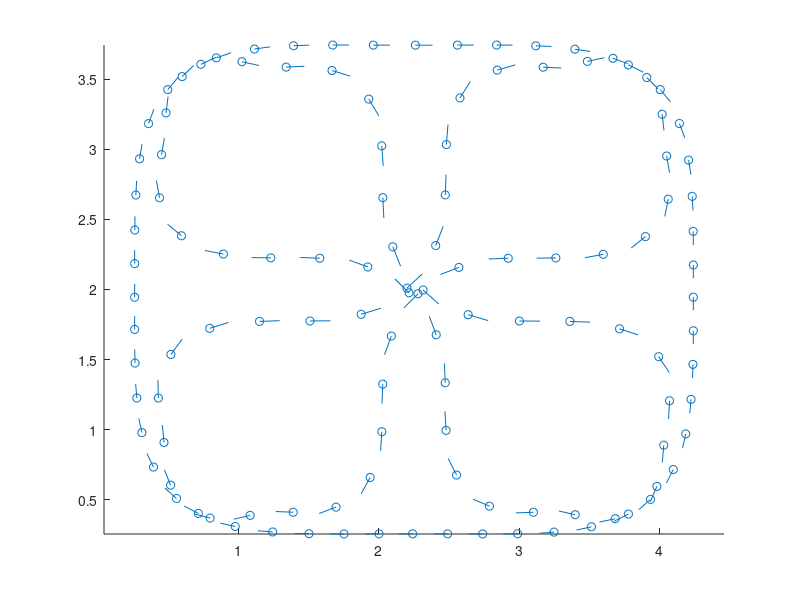

This chart was generated by the following MATLAB code:
function export_trajectory
     
    reference_path = dlmread('reference_path.csv');
    path_x = reference_path(:,1);
    path_y = reference_path(:,2);
    
    opt_result = load('optimization_checkpoint.mat');
    
    dx = circshift(path_x, -1, 1) - circshift(path_x, 1, 1);
    dy = circshift(path_y, -1, 1) - circshift(path_y, 1, 1);
    path_yaw = atan2(dy, dx);
    
    slice_time = 1:25:opt_result.p.Hp;
    dt_new = 25 * opt_result.p.dt;
    
    s = full(opt_result.Y_0(opt_result.p.idx_s));
    v = full(opt_result.Y_0(opt_result.p.idx_v));
    
    s = s(slice_time);
    v = v(slice_time);
    s_idx = round(s / opt_result.p.ds + 1);
    x = path_x(s_idx);
    y = path_y(s_idx);
    yaw = path_yaw(s_idx);
    vx = v .* cos(yaw);
    vy = v .* sin(yaw);
    t = ((1:length(slice_time))-1) * dt_new;
    T_loop = opt_result.p.Hp * opt_result.p.dt;
    T_gap = opt_result.p.delta_H_veh * opt_result.p.dt;
    
    clf
    hold on
    axis equal
    
    scatter(x,y)
    
    arrow_X = [x (x+0.1*vx) nan*x]';
    arrow_Y = [y (y+0.1*vy) nan*y]';
    
    plot(arrow_X(:), arrow_Y(:))
    
    cpp_file = fopen('test_loop_trajectory.hpp','w');
    
    fprintf(cpp_file, '#pragma once\n');
    fprintf(cpp_file, '#include "VehicleCommandTrajectory.hpp"\n');
    fprintf(cpp_file, 'static inline void get_test_loop_trajectory(\n');
    fprintf(cpp_file, '    std::vector<TrajectoryPoint> &points,\n');
    fprintf(cpp_file, '    uint64_t &loop_period_nanoseconds,\n');
    fprintf(cpp_file, '    uint64_t &point_period_nanoseconds,\n');
    fprintf(cpp_file, '    uint64_t &vehicle_time_gap_nanoseconds,\n');
    fprintf(cpp_file, '    int &n_max_vehicles\n');
    fprintf(cpp_file, ')\n');
    fprintf(cpp_file, '{\n');
    fprintf(cpp_file, '    loop_period_nanoseconds = %uull;\n', uint64(T_loop*1e9));
    fprintf(cpp_file, '    point_period_nanoseconds = %uull;\n', uint64(dt_new*1e9));
    fprintf(cpp_file, '    vehicle_time_gap_nanoseconds = %uull;\n', uint64(T_gap*1e9));
    fprintf(cpp_file, '    n_max_vehicles = %i;\n', opt_result.p.nVeh);
    fprintf(cpp_file, '    points = \n');
    fprintf(cpp_file, '    {\n');
    for i = 1:length(x)
        fprintf(cpp_file, '        TrajectoryPoint(TimeStamp(%uull), %f, %f, %f, %f),\n',...
            uint64(t(i)*1e9), x(i), y(i), vx(i), vy(i));
    end
    fprintf(cpp_file, '    };\n');
    fprintf(cpp_file, '}\n');

    fclose(cpp_file);
    
end

